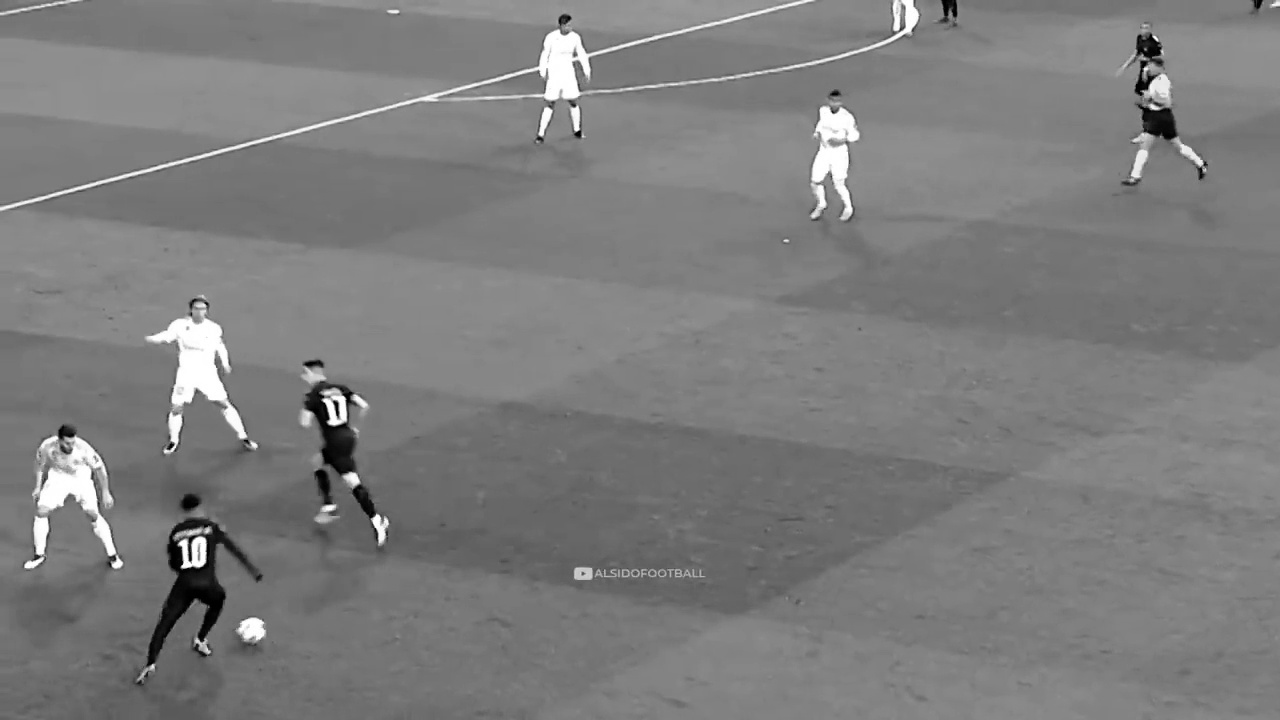
#> input picture match_01.mp4_LAST-checkpoint.jpg, 1280 x 720 px, given in place of match_01.mp4, which was not available
$ jupyter execute Player_Tracking_video1.ipynb
#> lines starting #> are read from the running program, lines starting #| are printed output that depends on the picture; after the words box and inside, x2 and y2 are one past the last pixel; in counts of white or black regions, pixels touching at a corner belong together; pictures that were not available may be replaced by others from this repository, and a replacement may not be noted
[cell 1]
import cv2
import numpy as np

# 1. Initialize Video
cap = cv2.VideoCapture('Input_video\match_01.mp4')

if not cap.isOpened():
    print("Error: Cannot open video")
    exit()

width  = int(cap.get(cv2.CAP_PROP_FRAME_WIDTH))
height = int(cap.get(cv2.CAP_PROP_FRAME_HEIGHT))
fps    = cap.get(cv2.CAP_PROP_FPS)

if fps == 0:
    fps = 30

# Better codec
fourcc = cv2.VideoWriter_fourcc(*'mp4v')

out = cv2.VideoWriter(
    'footballplayer_tracked_box.mp4',
    fourcc,
    fps,
    (width, height)
)

# 2. Background Subtractor
backSub = cv2.createBackgroundSubtractorMOG2(
    history=500,
    varThreshold=100,
    detectShadows=False
)

print("Processing: Tracking the football player...")

while cap.isOpened():

    ret, frame = cap.read()
#> frame is the input picture: shape (720, 1280, 3); min 0, max 255, mean 124.9

    if not ret:
        break

    # ROI Mask
    mask_roi = np.zeros(frame.shape[:2], dtype="uint8")

    cv2.rectangle(
        mask_roi,
        (0, int(height * 0.2)),
        (width, int(height * 0.8)),
        255,
        -1
    )
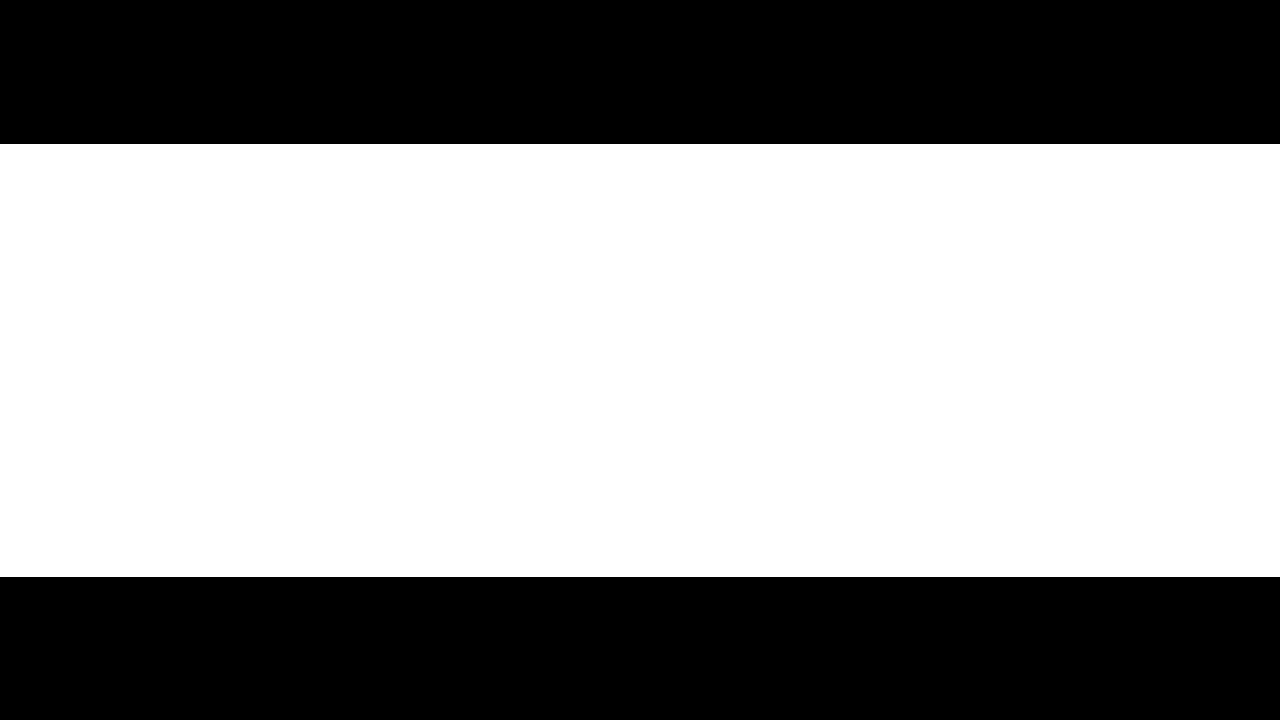
#> mask_roi: shape (720, 1280); 60.1% white; 2 black regions, box (x1, y1, x2, y2) and area: (0, 0, 1280, 144) 184320, (0, 577, 1280, 720) 183040

    # Background subtraction
    fg_mask = backSub.apply(frame)
#> fg_mask: shape (720, 1280); every value is 255

    fg_mask = cv2.bitwise_and(
        fg_mask,
        fg_mask,
        mask=mask_roi
    )

    # Morphological operations
    kernel = np.ones((15, 15), np.uint8)

    fg_mask = cv2.morphologyEx(
        fg_mask,
        cv2.MORPH_CLOSE,
        kernel
    )

    fg_mask = cv2.dilate(
        fg_mask,
        kernel,
        iterations=1
    )
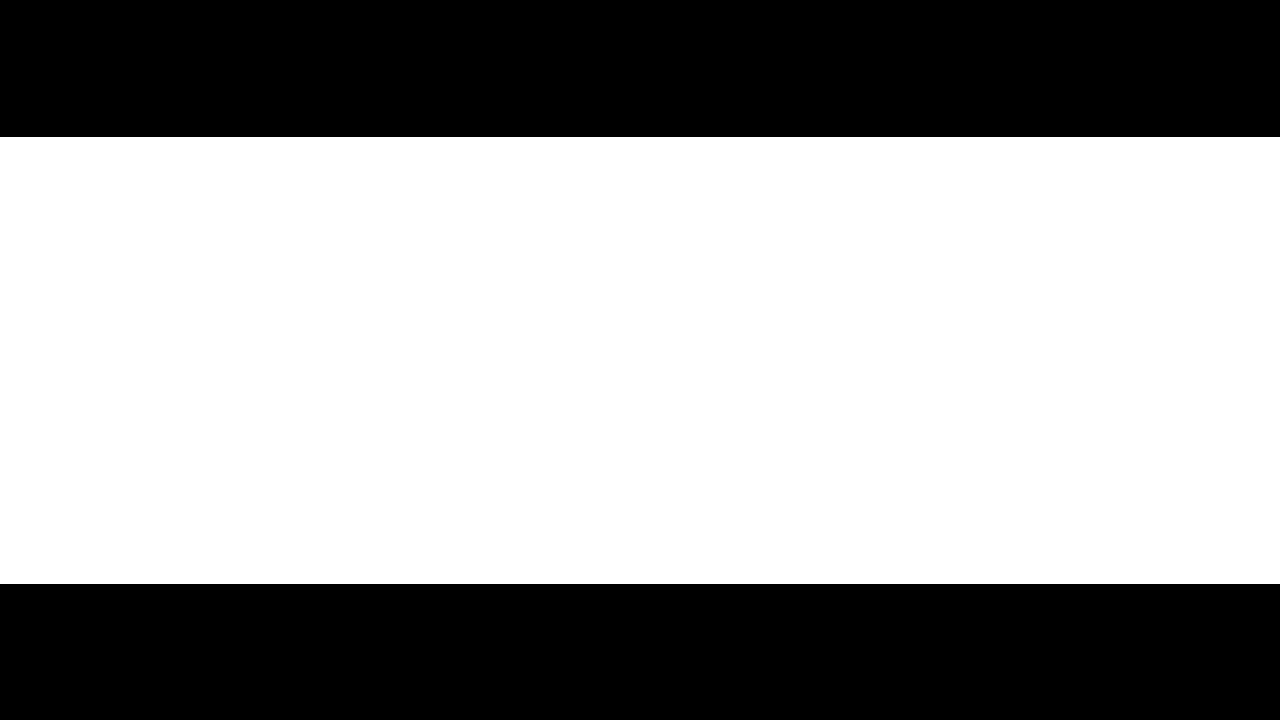
#> fg_mask: shape (720, 1280); 62.1% white; 2 black regions, box (x1, y1, x2, y2) and area: (0, 0, 1280, 137) 175360, (0, 584, 1280, 720) 174080

    # Find contours
    contours, _ = cv2.findContours(
        fg_mask,
        cv2.RETR_EXTERNAL,
        cv2.CHAIN_APPROX_SIMPLE
    )
#> contours = [[[0, 137], [0, 583], [1279, 583], [1279, 137]]]

    if contours:

        c = max(contours, key=cv2.contourArea)
#> c = [[0, 137], [0, 583], [1279, 583], [1279, 137]]

        if cv2.contourArea(c) > 1500:

            x, y, w, h = cv2.boundingRect(c)
#> x = 0; y = 137; w = 1280; h = 447

            cv2.rectangle(
                frame,
                (x, y),
                (x + w, y + h),
                (0, 255, 0),
                3
            )

            cv2.putText(
                frame,
                "TRACKING",
                (x, y - 10),
                cv2.FONT_HERSHEY_SIMPLEX,
                0.6,
                (0, 255, 0),
                2
            )
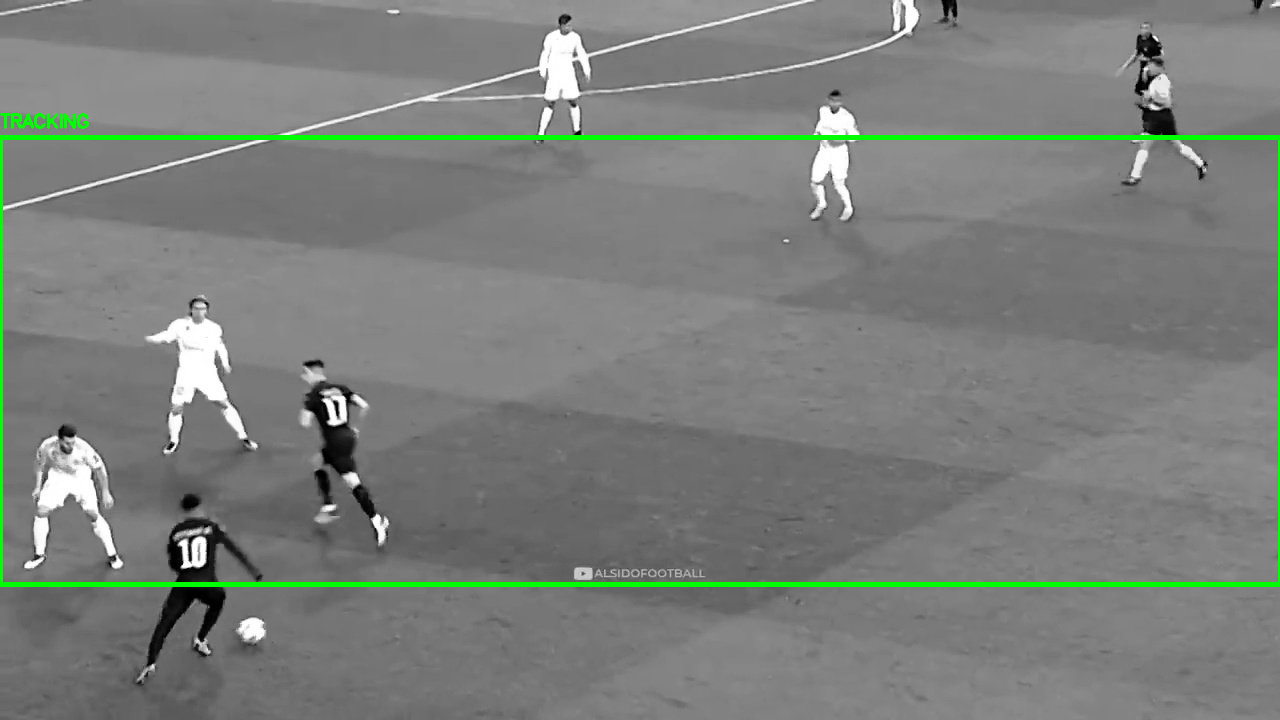
#> frame: shape (720, 1280, 3); mean B, G, R 122.8, 127.2, 122.8

    out.write(frame)

# Release
cap.release()
out.release()

print("Done!")

$ run again, on match_01.mp4_frame_45-checkpoint.jpg
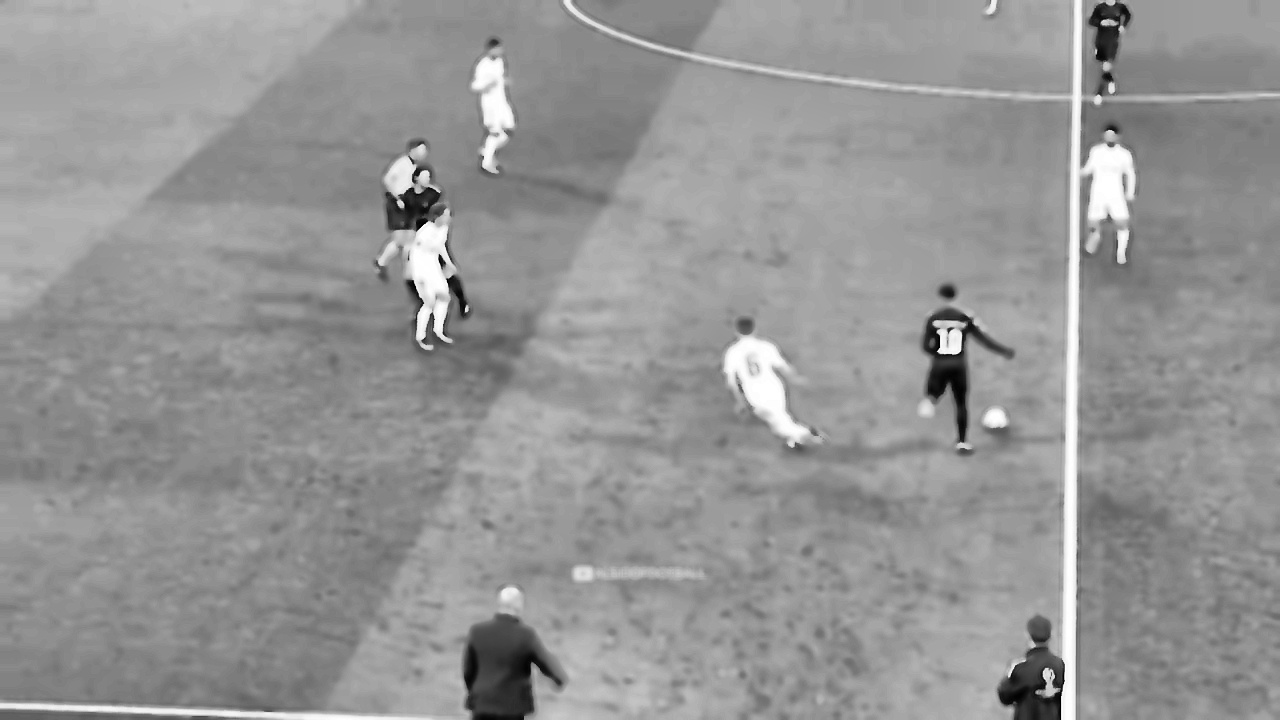
#> input picture match_01.mp4_frame_45-checkpoint.jpg, 1280 x 720 px, given in place of match_01.mp4, which was not available
#> frame is the input picture: shape (720, 1280, 3); min 0, max 255, mean 149.2
#> mask_roi: shape (720, 1280); 60.1% white; 2 black regions, box (x1, y1, x2, y2) and area: (0, 0, 1280, 144) 184320, (0, 577, 1280, 720) 183040
#> contours = [[[0, 137], [0, 583], [1279, 583], [1279, 137]]]
#> c = [[0, 137], [0, 583], [1279, 583], [1279, 137]]
#> x = 0; y = 137; w = 1280; h = 447
#> `cv2.putText( frame, "TRACKING", (x, y - 10), cv2.FONT_HERSHEY_SIMPLEX,..`:
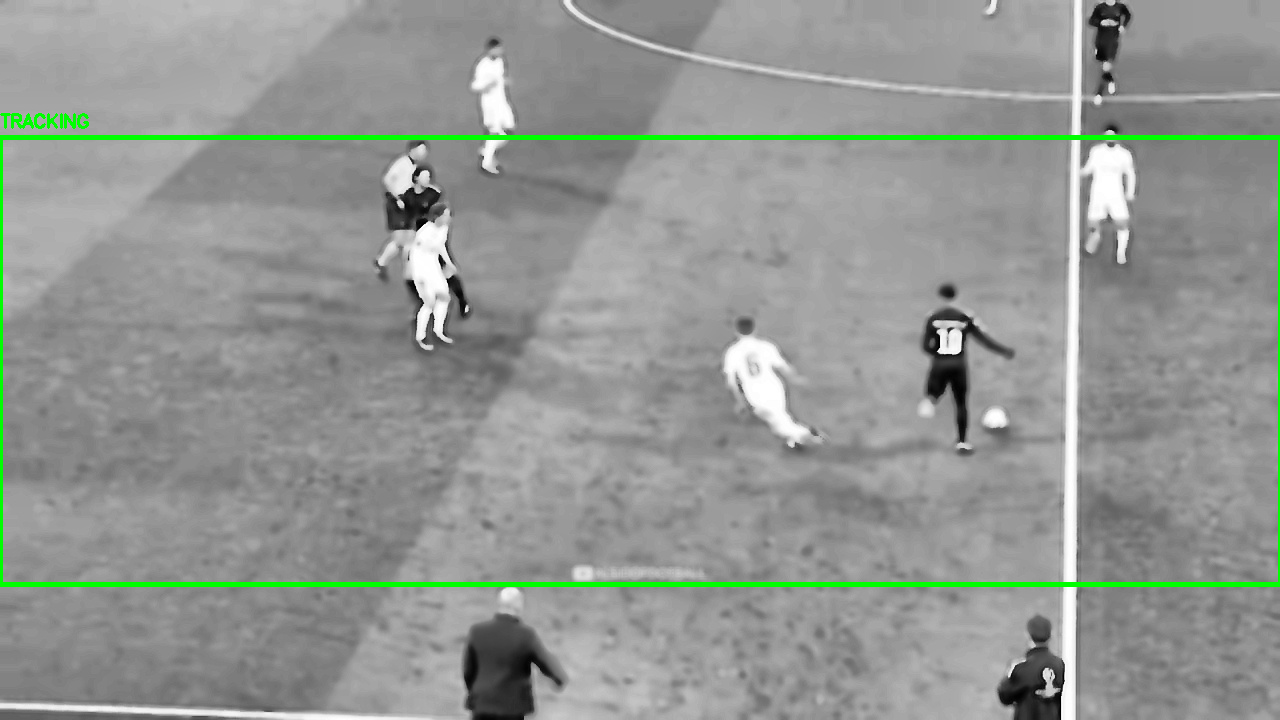
#> frame: shape (720, 1280, 3); mean B, G, R 146.7, 151, 146.7
